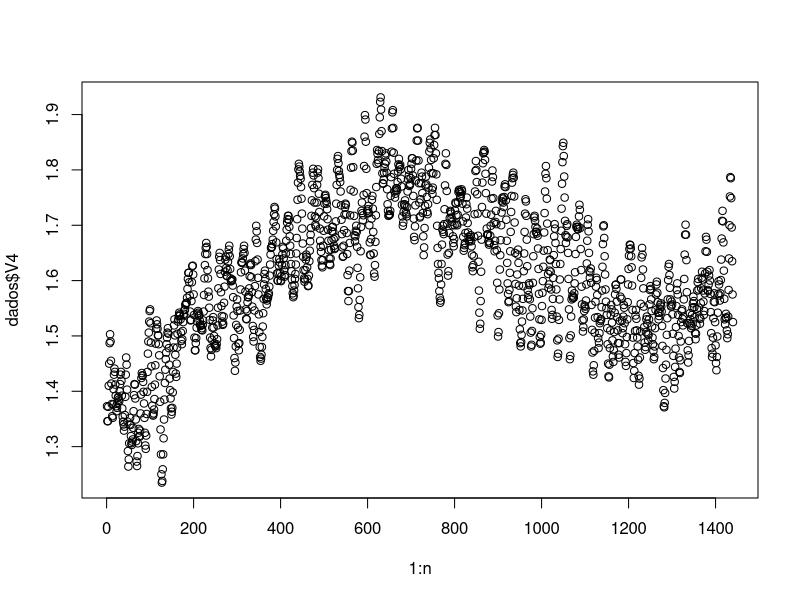
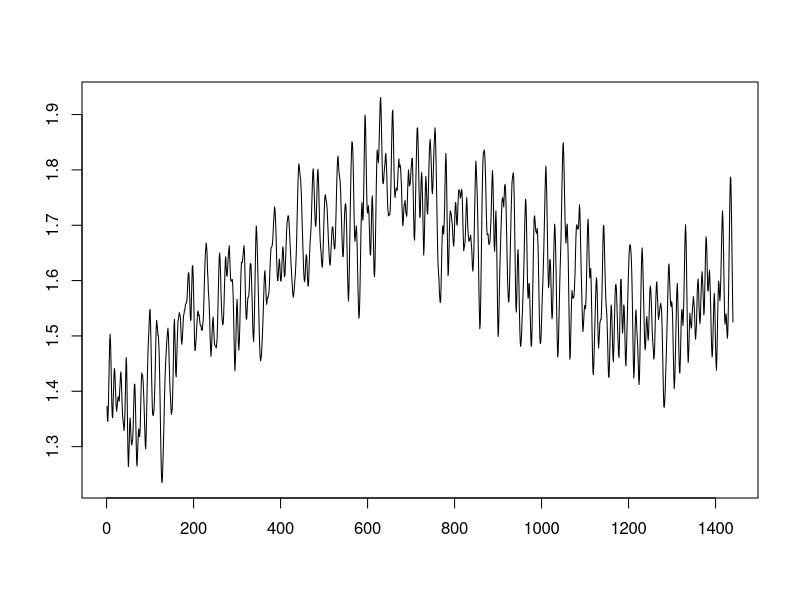
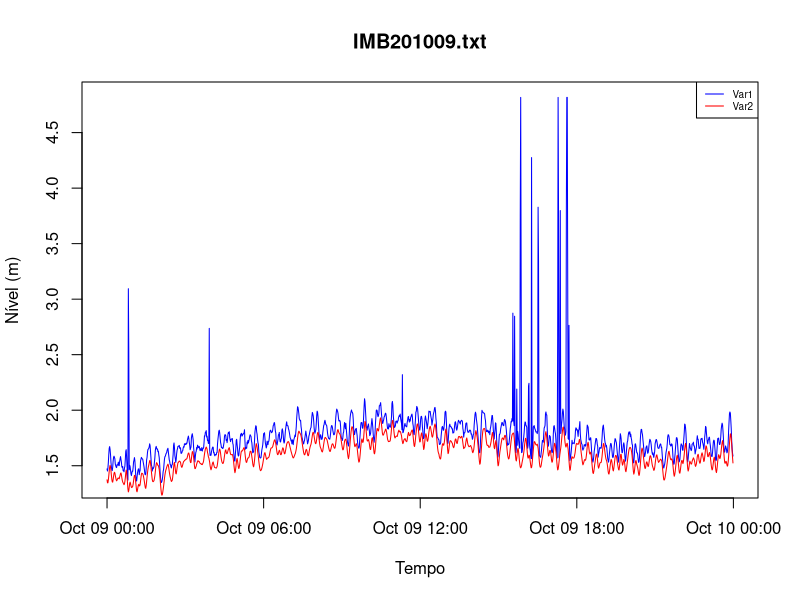

Generate these figures, in order, with R:
## ---- chunk 1
dados = read.csv2(        
   "IMB201009.txt",
   header=FALSE, 
   sep="")
## ---- chunk 2
n=length(dados$V4)      #Número de linhas de V4
plot(1:n,                 #Plota x e y
   dados$V4) 
## ---- chunk 3
plot(1:n,               #Plota novamente em linha
   dados$V4,
   type='line',
   xlab='',ylab='') 
## ---- chunk 4
tempo=paste(dados$V1,dados$V2) 
tempo=as.POSIXct(tempo,format = "%d/%m/%Y %H:%M:%S")
## ---- chunk 5
plot(tempo,                #Eixo x
     dados$V3,             #Eixo y
     type='line',          #Tipo de linha
     col='blue',           #Cor da linha
     main='IMB201009.txt',  #Título do gráfico
     ylab='Nível (m)',     #Título do eixo y
     xlab='Tempo')         #Título do eixo x
lines(tempo,         #Adiciona nova série (V4) em vermelho
      dados$V4,
      type='line',
      col='red')
legend('topright',  #Adiciona legenda
       legend=c('Var1','Var2'),
       lty=c(1,1),
       col=c('blue','red'),
       cex=0.6)
